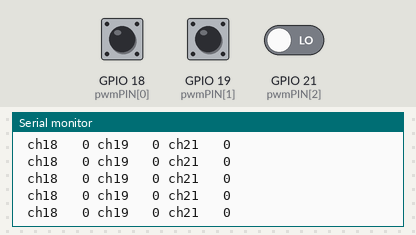
A program run on a simulated ESP32. Parts: the last lines printed to the serial monitor. The test bench sets the inputs (shaded band); at power-on: GPIO 18 (pwmPIN[0]) LOW, GPIO 19 (pwmPIN[1]) LOW, GPIO 21 (pwmPIN[2]) LOW.

Above: at 1.2 s.
1.3 s: GPIO 18 (pwmPIN[0]) pulsed HIGH 2 times (0.12 s each, 0.3 s apart)
At 2.1 s:
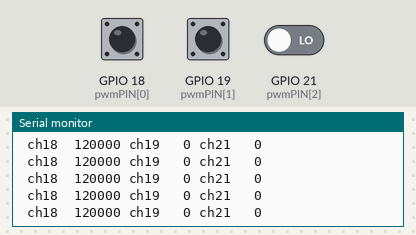
3.4 s: GPIO 19 (pwmPIN[1]) pulsed HIGH 2 times (0.12 s each, 0.3 s apart)
At 4.0 s:
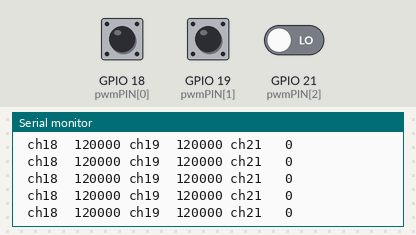

The program:

main.cpp
```cpp
#include <Arduino.h>

unsigned long now;                        // timing variables to update data at a regular interval
unsigned long rc_update;
const int channels = 2;                   // specify the number of receiver channels
float RC_in[channels];                    // an array to store the calibrated input from receiver

const int pwmPIN[]={18,19,21}; // an array to identify the PWM input pins (the array can be any length)
const int num_ch = sizeof(pwmPIN)/sizeof(int);  // calculate the number of input pins (or channels)
unsigned long int pwm_reg_old = 0;                        // intermediate address for pwm_reg_new
unsigned long int pwm_reg_new = 0;                        // intermediate address for REG_READ(GPIO_IN_REG) ^ pwm_reg_old

volatile int PW[num_ch];                        // an array to store pulsewidth measurements
volatile boolean prev_pinState[num_ch];         // an array used to determine whether a pin has gone low-high or high-low
volatile unsigned long pciTime;                 // the time of the current pin change interrupt
volatile unsigned long pwmTimer[num_ch];        // an array to store the start time of each PWM pulse

volatile boolean pwmFlag[num_ch];               // flag whenever new data is available on each pin
volatile boolean RC_data_rdy;                   // flag when all RC receiver channels have received a new pulse
unsigned long int pwmPeriod[num_ch];                 // period, mirco sec, between two pulses on each pin
int RC_inputs = 3;

/*
 * GENERIC PWM FUNCTIONS
 */

unsigned long pin_time;
float pin_pwm;
float pin_period;

boolean PWM_read(int CH){
  if(CH < 1 && CH > num_ch) return false;
  int i = CH-1;
  boolean avail = pwmFlag[i];
  if (avail == HIGH){
    pwmFlag[i] = LOW;
    noInterrupts();
    pin_time = pwmTimer[i];
    pin_pwm = PW[i];
    pin_period = pwmPeriod[i];
    interrupts();
  }
  return avail;
}

unsigned long PWM_time(){return pin_time;}
float PWM_period(){return pin_period;}
float PWM(){return pin_pwm;}
boolean reg_state;
float PWM_freq(){
  float freq;
  return freq = 1000000 / pin_period;  // frequency Hz
}

// InteruptServiceRoutine


void IRAM_ATTR ISR() {

  pciTime = micros();                                             // Record the time of the PIN change in microseconds
  pwm_reg_new = REG_READ(GPIO_IN_REG) ^ pwm_reg_old;
  for (int i = 0; i < num_ch; i++){
    gpio_num_t pin = (gpio_num_t) (pwmPIN[i] & 0x1F);
    reg_state = (pwm_reg_new  >> pin) & 1U;;
    if ((prev_pinState[i] == 0) && reg_state)  {          // and the pin state has changed from LOW to HIGH (start of pulse)
      prev_pinState[i] = 1;                                     // record pin state
      pwmPeriod[i] = pciTime - pwmTimer[i];                     // calculate the time period, micro sec, between the current and previous pulse
      pwmTimer[i] = pciTime;                                    // record the start time of the current pulse
    }
    else if ((prev_pinState[i] == 1) && !reg_state){ // or the pin state has changed from HIGH to LOW (end of pulse)
      prev_pinState[i] = 0;                                     // record pin state
      PW[i] = pciTime - pwmTimer[i];                            // calculate the duration of the current pulse
      pwmFlag[i] = HIGH;                                        // flag that new data is available
      if(i+1 == RC_inputs) RC_data_rdy = HIGH;
    }
  }
}


void setup_pwmRead(){
  for(int i = 0; i < num_ch; i++){              // run through each input pin
    pinMode(pwmPIN[i],INPUT);              // run through each input pin
    attachInterrupt(pwmPIN[i], ISR, CHANGE);                        // enable pinchange interrupt for pin
  }
}

boolean RC_avail(){
  boolean avail = RC_data_rdy;
  RC_data_rdy = LOW;                          // reset the flag
  return avail;
  }

void print_RCpwm(){                             // display the raw RC Channel PWM Inputs
  for (int i = 0; i < RC_inputs; i++){
    Serial.print(" ch");Serial.print(pwmPIN[i]);
    Serial.print("  ");
    if(PW[i] < 1000) Serial.print(" ");
    Serial.print(PW[i]);
  }
  Serial.println("");
}


void setup() {
    Serial.begin(115200);
    setup_pwmRead();
}

void loop() {
    now = millis();
      if(RC_avail() || now - rc_update > 25){   // if RC data is available or 25ms has passed since last update (adjust to suit frame rate of receiver)
      rc_update = now;
      print_RCpwm();                        // uncommment to print raw data from receiver to serial
      }
}
```

Measured:
- after the input at 1.3 s, the serial monitor: prints a new line after 0.13 s (image 1)
- after the input at 3.4 s, the serial monitor: prints a new line after 0.14 s (image 2)
